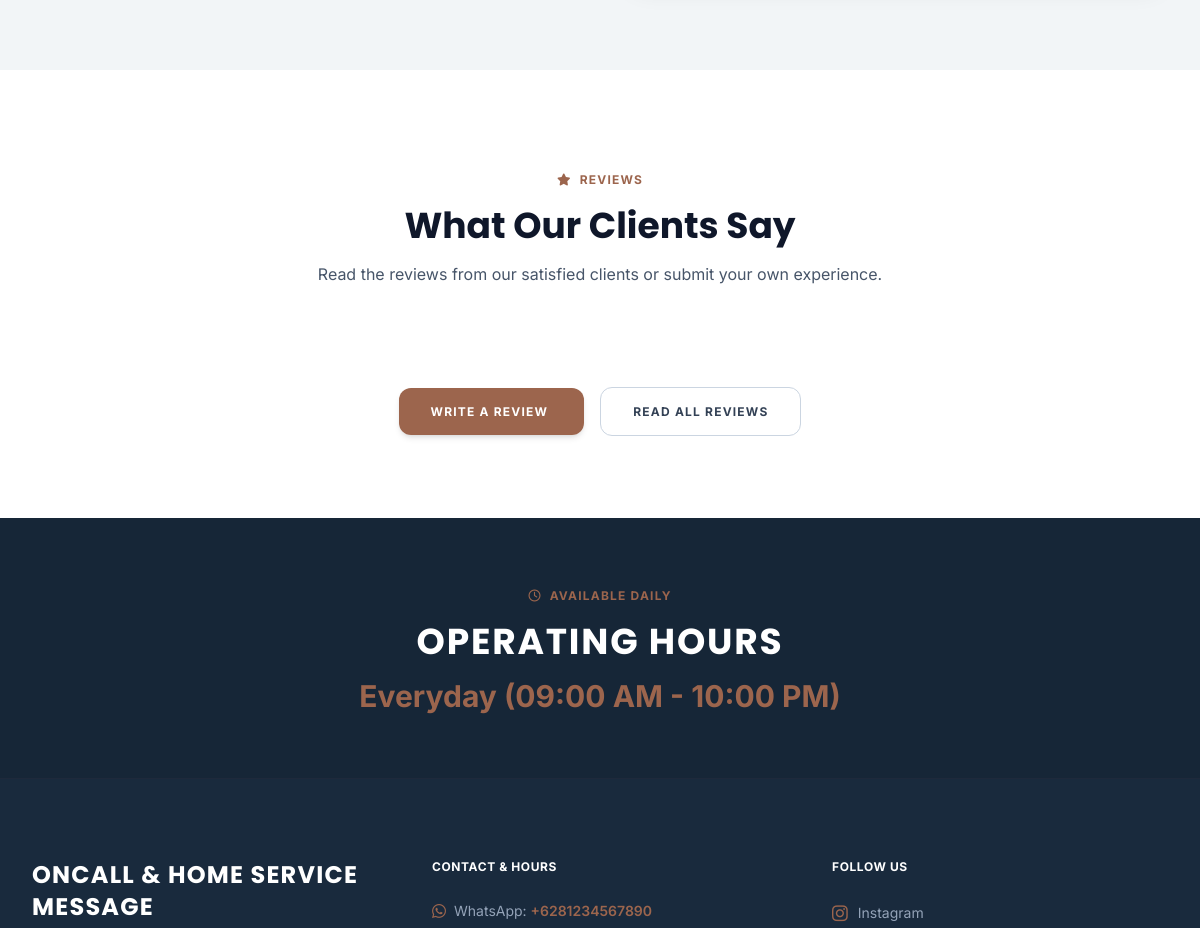
Before: / (middle part) with the older database file.
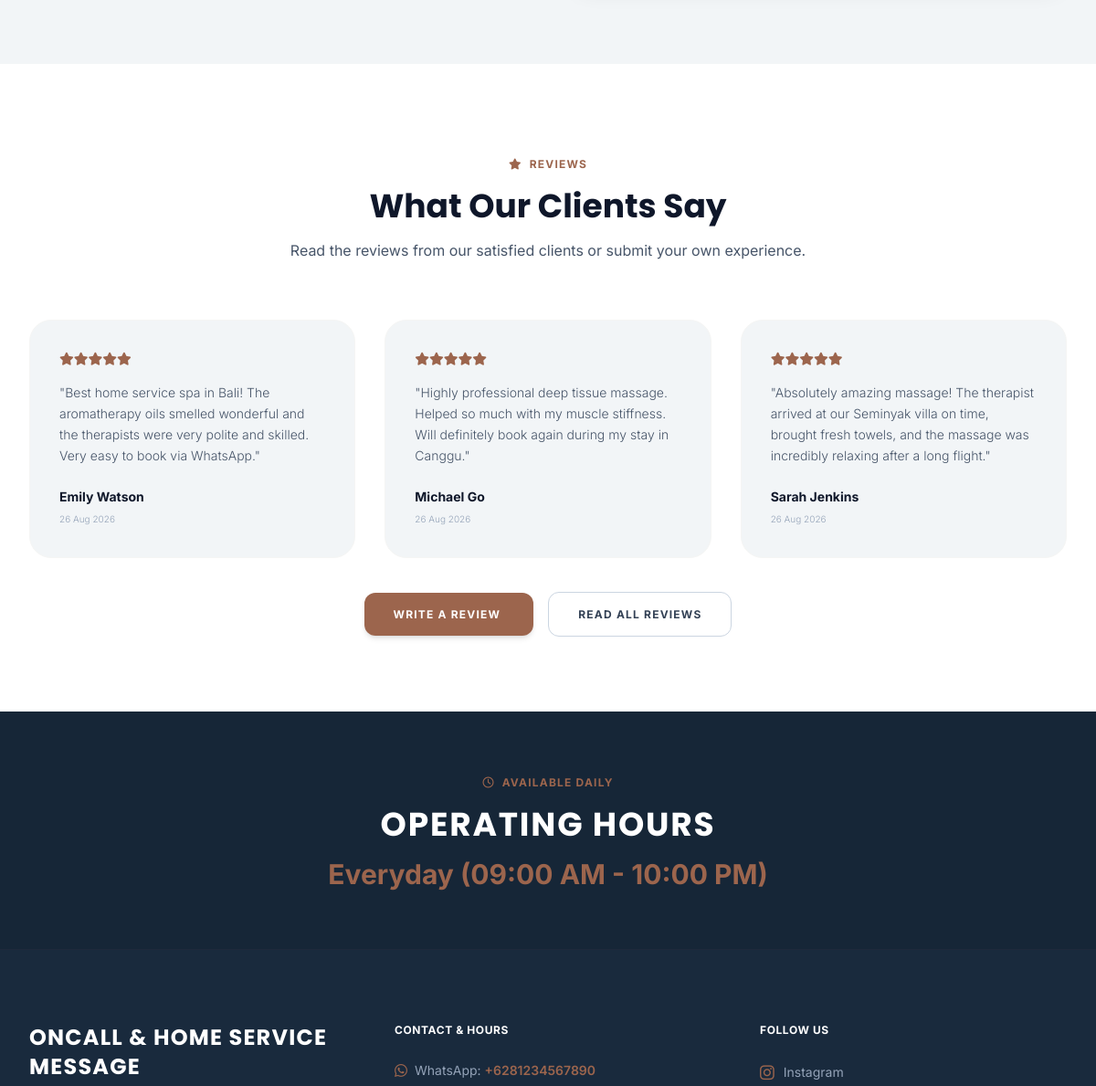
After: the same page with the newer database file.
### tables this page shows
CREATE TABLE IF NOT EXISTS `reviews` (
  `id` INT AUTO_INCREMENT PRIMARY KEY,
  `name` VARCHAR(100) NOT NULL,
  `rating` INT NOT NULL,
  `comment` TEXT NOT NULL,
  `status` VARCHAR(20) DEFAULT 'approved',
  `created_at` TIMESTAMP DEFAULT CURRENT_TIMESTAMP
);

### index.php (the view, shortened to what this page needs)
<?php
require_once 'header.php';
$reviews_query = $db->query("SELECT * FROM reviews WHERE status = 'approved' ORDER BY id DESC LIMIT 3");
$reviews = $reviews_query->fetchAll();
?>
    <section id="areas" class="py-24 bg-[#f2f5f7] relative overflow-hidden">
    </section>
    <section id="reviews-summary" class="py-24 bg-white">
        <div class="max-w-7xl mx-auto px-4 sm:px-6 lg:px-8">
            <div class="text-center max-w-3xl mx-auto space-y-4 mb-16">
                <span class="text-xs font-bold uppercase tracking-widest text-[#9c654d]"><i aria-hidden="true" class="fas fa-star mr-1"></i> Reviews</span>
                <h2 class="text-3xl sm:text-4xl font-serif font-bold text-slate-900">What Our Clients Say</h2>
                <p class="text-slate-600">Read the reviews from our satisfied clients or submit your own experience.</p>
            </div>
            <div class="grid md:grid-cols-3 gap-8 pb-12">
                <?php foreach ($reviews as $rev): ?>
                    <div class="bg-[#f2f5f7] p-8 rounded-3xl border border-stone-100 flex flex-col justify-between space-y-6">
                        <div class="space-y-4">
                            <div class="flex text-amber-500 space-x-1">
                                <?php for ($i = 1; $i <= 5; $i++): ?>
                                    <i class="<?php echo ($i <= $rev['rating']) ? 'fas' : 'far'; ?> fa-star text-sm"></i>
                                <?php endfor; ?>
                            </div>
                            <p class="text-slate-600 text-sm leading-relaxed font-light italic">"<?php echo htmlspecialchars($rev['comment']); ?>"</p>
                        </div>
                        <div>
                            <h4 class="font-bold text-slate-900 text-sm"><?php echo htmlspecialchars($rev['name']); ?></h4>
                            <span class="text-[10px] text-slate-400 font-light"><?php echo date('d M Y', strtotime($rev['created_at'])); ?></span>
                        </div>
                    </div>
                <?php endforeach; ?>
            </div>
            <div class="text-center space-x-4">
                <a href="reviews.php" class="inline-block bg-[#9c654d] hover:bg-[#7d4d38] text-white px-8 py-4 rounded-xl text-xs font-bold uppercase tracking-widest shadow-md transition-all">
                    Write A Review
                </a>
                <a href="reviews.php" class="inline-block border border-slate-300 hover:border-slate-800 text-slate-700 hover:text-slate-900 px-8 py-4 rounded-xl text-xs font-bold uppercase tracking-widest transition-all">
                    Read All Reviews
                </a>
            </div>
        </div>
    </section>
    <section class="py-16 bg-[#192a3d] text-white text-center relative overflow-hidden">
        <div class="absolute inset-0 bg-black/10"></div>
        <div class="max-w-4xl mx-auto px-4 relative z-10 space-y-4">
            <span class="text-xs font-bold uppercase tracking-widest text-[#9c654d]"><i aria-hidden="true" class="far fa-clock mr-1"></i> Available Daily</span>
            <h2 class="text-3xl sm:text-4xl font-serif font-bold uppercase tracking-wider">OPERATING HOURS</h2>
            <p class="text-2xl sm:text-3xl font-bold text-[#9c654d]">Everyday (<?php echo htmlspecialchars($operatingHours); ?>)</p>
        </div>
    </section>
<?php
require_once 'footer.php';
?>

Changed rows visible on the page:
added reviews: rating 5 (drawn), comment "Best home service spa in Bali! The aromatherapy oils smelled wonderful and the therapists were very polite and skilled. Very easy to book via WhatsApp.", name "Emily Watson", created_at "26 Aug 2026"
added reviews: rating 5 (drawn), comment "Highly professional deep tissue massage. Helped so much with my muscle stiffness. Will definitely book again during my stay in Canggu.", name "Michael Go", created_at "26 Aug 2026"
added reviews: rating 5 (drawn), comment "Absolutely amazing massage! The therapist arrived at our Seminyak villa on time, brought fresh towels, and the massage was incredibly relaxing after a long flight.", name "Sarah Jenkins", created_at "26 Aug 2026"
